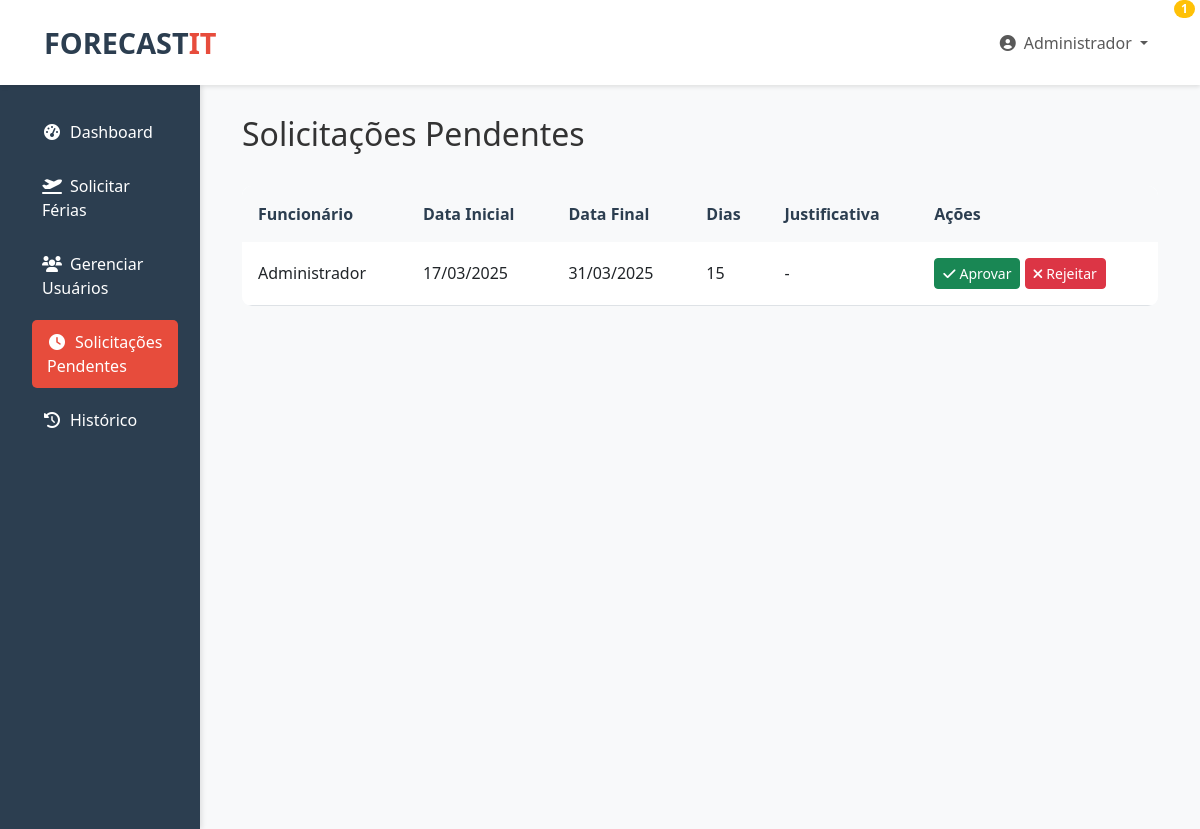
The page /vacation/pending (signed in) on the database its author committed.
### app/models/user.py (models this page shows, shortened)
class User(UserMixin, db.Model):
    id = db.Column(db.Integer, primary_key=True)
    name = db.Column(db.String(100), nullable=False)
    email = db.Column(db.String(120), unique=True, nullable=False)
    password_hash = db.Column(db.String(128))
    role = db.Column(db.String(20), nullable=False, default='employee')
    vacation_days = db.Column(db.Integer, default=30)  # Padrão no Brasil
    department = db.Column(db.String(50), nullable=False)
    created_at = db.Column(db.DateTime, default=datetime.utcnow)
    is_approved = db.Column(db.Boolean, default=False)
    pending_approval = db.Column(db.Boolean, default=True)
    vacation_requests = db.relationship(
        'VacationRequest',
        back_populates='requester',
        lazy='select',
        cascade='all, delete-orphan'
    )

### app/models/vacation_request.py (models this page shows, shortened)
class VacationRequest(db.Model):
    __tablename__ = 'vacation_request'
    id = db.Column(db.Integer, primary_key=True)
    user_id = db.Column(db.Integer, db.ForeignKey('user.id', ondelete='CASCADE'), nullable=False)
    start_date = db.Column(db.Date, nullable=False)
    end_date = db.Column(db.Date, nullable=False)
    days_requested = db.Column(db.Integer, nullable=False)
    justification = db.Column(db.Text)
    status = db.Column(db.String(20), default='pending')  # pending, approved, rejected
    request_date = db.Column(db.DateTime, default=datetime.utcnow)
    response_date = db.Column(db.DateTime)
    response_justification = db.Column(db.Text)
    requester = db.relationship(
        'User',
        foreign_keys=[user_id],
        back_populates='vacation_requests',
        lazy='joined',
        join_depth=1
    )

### app/routes/vacation.py (the view)
@vacation.route('/vacation/pending')
@login_required
@admin_required
def pending_requests():
    pending = VacationRequest.query\
        .filter_by(status='pending')\
        .order_by(VacationRequest.request_date.asc())\
        .all()
    return render_template('vacation/pending.html', pending_requests=pending)

### app/routes/vacation.py (called while the page is built)
def admin_required(f):
    @wraps(f)
    def decorated_function(*args, **kwargs):
        if not current_user.is_authenticated or current_user.role != 'admin':
            flash('Acesso negado. Você precisa ser um administrador.', 'danger')
            return redirect(url_for('main.dashboard'))
        return f(*args, **kwargs)
    return decorated_function

### app/templates/vacation/pending.html (shortened to what this page needs)
{% extends "base.html" %}
{% block content %}
<div class="container">
    <div class="row mb-4">
        <div class="col">
            <h2>Solicitações Pendentes</h2>
        </div>
    </div>
    <div class="row">
        <div class="col">
            <div class="table-responsive">
                <table class="table table-hover">
                    <thead>
                        <tr>
                            <th>Funcionário</th>
                            <th>Data Inicial</th>
                            <th>Data Final</th>
                            <th>Dias</th>
                            <th>Justificativa</th>
                            <th>Ações</th>
                        </tr>
                    </thead>
                    <tbody>
                        {% set shown_ids = [] %}
                        {% for request in pending_requests %}
                            {% if request.id not in shown_ids %}
                                {% set _ = shown_ids.append(request.id) %}
                                <tr>
                                    <td>{{ request.requester.name }}</td>
                                    <td>{{ request.start_date.strftime('%d/%m/%Y') }}</td>
                                    <td>{{ request.end_date.strftime('%d/%m/%Y') }}</td>
                                    <td>{{ request.days_requested }}</td>
                                    <td>{{ request.justification or '-' }}</td>
                                    <td>
                                        <button class="btn btn-success btn-sm approve-btn" data-request-id="{{ request.id }}">
                                            <i class="fas fa-check me-1"></i>Aprovar
                                        </button>
                                        <button class="btn btn-danger btn-sm reject-btn" data-request-id="{{ request.id }}">
                                            <i class="fas fa-times me-1"></i>Rejeitar
                                        </button>
                                    </td>
                                </tr>
                            {% endif %}
                        {% endfor %}
                    </tbody>
                </table>
            </div>
        </div>
    </div>
</div>
{% endblock %}

### app/templates/base.html (shortened to what this page needs)
<!DOCTYPE html>
<html lang="pt-BR">
<head>
    <link href="https://cdn.jsdelivr.net/npm/bootstrap@5.3.0/dist/css/bootstrap.min.css" rel="stylesheet">
    <link href="https://cdn.jsdelivr.net/npm/@fortawesome/fontawesome-free@6.0.0/css/all.min.css" rel="stylesheet">
    <link href='https://cdn.jsdelivr.net/npm/fullcalendar@5.11.3/main.css' rel='stylesheet'>
    <link href="{{ url_for('static', filename='css/style.css') }}" rel="stylesheet">
</head>
<body>
    <nav class="navbar navbar-expand-lg navbar-light">
        <div class="container-fluid">
            <a class="navbar-brand" href="{{ url_for('main.dashboard') }}">
                FORECAST<span>IT</span>
            </a>
            <div class="collapse navbar-collapse" id="navbarNav">
                <ul class="navbar-nav ms-auto">
                    {% if current_user.is_authenticated %}
                    <li class="nav-item dropdown">
                        <a class="nav-link dropdown-toggle" href="#" id="userDropdown" role="button" data-bs-toggle="dropdown">
                            <i class="fas fa-user-circle me-2"></i>{{ current_user.name }}
                        </a>
                    </li>
                    {% endif %}
                </ul>
            </div>
        </div>
    </nav>
    <div class="container-fluid">
        <div class="row">
            {% if current_user.is_authenticated %}
            <div class="col-md-2 sidebar">
                <ul class="nav flex-column">
                    <li class="nav-item">
                        <a class="nav-link {% if request.endpoint == 'main.dashboard' %}active{% endif %}"
                           href="{{ url_for('main.dashboard') }}">
                            <i class="fas fa-tachometer-alt me-2"></i>Dashboard
                        </a>
                    </li>
                    <li class="nav-item">
                        <a class="nav-link {% if request.endpoint == 'vacation.request_vacation' %}active{% endif %}"
                           href="{{ url_for('vacation.request_vacation') }}">
                            <i class="fas fa-plane-departure me-2"></i>Solicitar Férias
                        </a>
                    </li>
                    {% if current_user.role == 'admin' %}
                    <li class="nav-item">
                        <a class="nav-link {% if request.endpoint == 'auth.list_users' %}active{% endif %}"
                           href="{{ url_for('auth.list_users') }}">
                            <i class="fas fa-users me-2"></i>Gerenciar Usuários
                        </a>
                    </li>
                    <li class="nav-item">
                        <a class="nav-link {% if request.endpoint == 'vacation.pending_requests' %}active{% endif %}"
                           href="{{ url_for('vacation.pending_requests') }}">
                            <i class="fas fa-clock me-2"></i>Solicitações Pendentes
                        </a>
                    </li>
                    {% endif %}
                    <li class="nav-item">
                        <a class="nav-link {% if request.endpoint == 'vacation.vacation_history' %}active{% endif %}"
                           href="{{ url_for('vacation.vacation_history') }}">
                            <i class="fas fa-history me-2"></i>Histórico
                            {% if pending_count > 0 %}
                            <span class="badge bg-warning badge-notification">{{ pending_count }}</span>
                            {% endif %}
                        </a>
                    </li>
                </ul>
            </div>
            <div class="col-md-10 main-content">
            {% else %}
            <div class="col-12 main-content p-0">
            {% endif %}
                {% block content %}{% endblock %}
            </div>
        </div>
    </div>
</body>
</html>

### app/static/css/style.css (style rules this page uses)
:root { --primary-color: #e74c3c; --secondary-color: #2c3e50; --accent-color: #95a5a6; --text-color: #333333; --light-bg: #f8f9fa; }
body { color: var(--text-color); font-family: 'Segoe UI', Arial, sans-serif; background-color: var(--light-bg); }
.navbar { background-color: white !important; box-shadow: 0 2px 4px rgba(0,0,0,0.1); padding: 1rem 2rem; }
.navbar-brand { font-weight: 700; font-size: 1.8rem; color: var(--secondary-color) !important; }
.navbar-brand span { color: var(--primary-color); }
.sidebar { min-height: calc(100vh - 56px); background-color: var(--secondary-color); padding-top: 20px; box-shadow: 2px 0 5px rgba(0,0,0,0.1); }
.sidebar .nav-link { color: white; margin: 5px 15px; border-radius: 5px; padding: 10px 15px; transition: all 0.3s ease; }
.sidebar .nav-link:hover, .sidebar .nav-link.active { background-color: var(--primary-color); transform: translateX(5px); }
.sidebar .nav-link i { width: 20px; text-align: center; }
.main-content { padding: 30px; }
.table { background-color: white; border-radius: 10px; overflow: hidden; }
.table thead th { background-color: var(--light-bg); border-bottom: none; color: var(--secondary-color); font-weight: 600; padding: 1rem; }
.table td { padding: 1rem; vertical-align: middle; }
.badge-notification { position: absolute; top: 0; right: 5px; padding: 0.25em 0.6em; font-size: 0.75rem; border-radius: 50px; }

### rows shown on the page
User: name "Administrador"
VacationRequest: requester.name "Administrador", start_date "17/03/2025", end_date "31/03/2025", days_requested "15", justification "-"

### other values the page prints
{{ pending_count }} "1"
